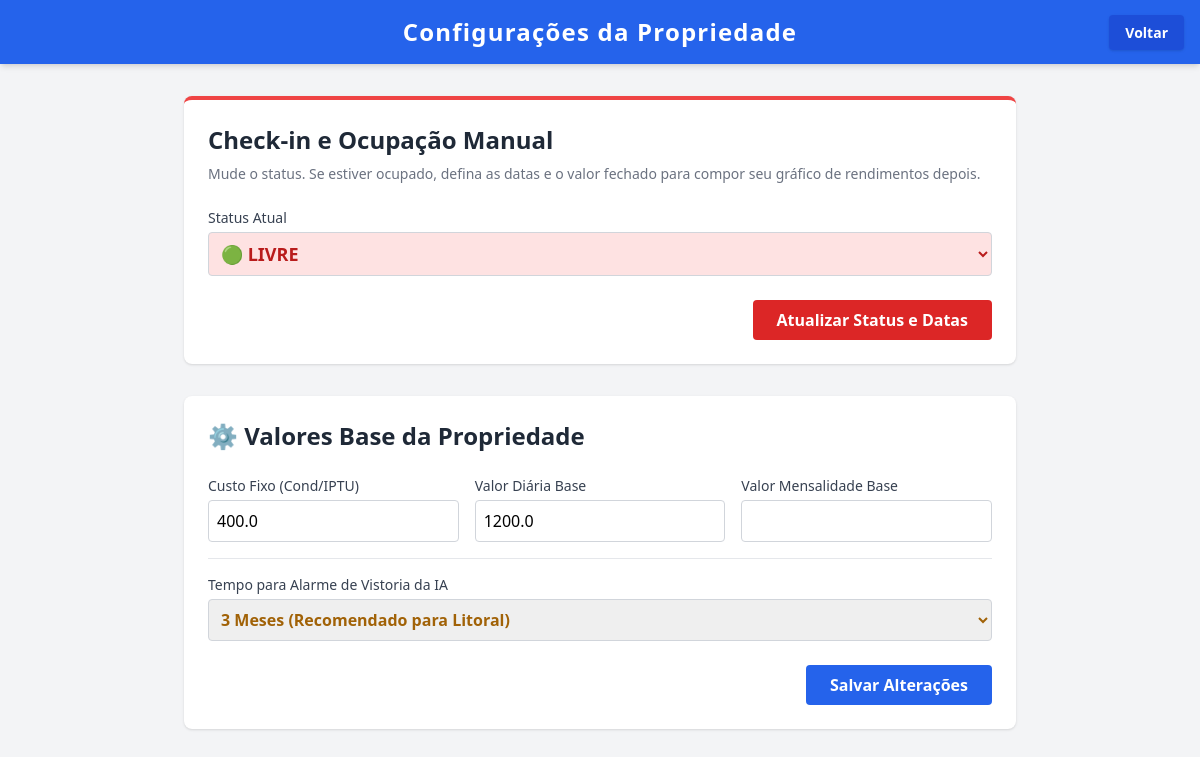
The app's page /propriedade/3/editar with its own data.
### app/models/base.py (models this page shows)
class Propriedade(Base):
    __tablename__ = "propriedades"
    id = Column(Integer, primary_key=True, index=True)
    nome = Column(String, index=True)
    tipo = Column(String) # Flat, Residencial, Galpao, Sala, Outros
    tipo_aluguel = Column(String) # Curto_prazo, Longo_prazo
    regiao = Column(String)
    bairro = Column(String) # Novo campo de Bairro
    descricao = Column(String, nullable=True) # Novo campo de descricao do imovel
    fotos = Column(String, nullable=True) # Links de fotos separados por virgula
    link_ical = Column(String, nullable=True) # Link do Airbnb etc
    custo_fixo_mensal = Column(Float, default=0.0) # Condominio + IPTU
    valor_diaria = Column(Float, nullable=True)
    valor_mensalidade = Column(Float, nullable=True)
    alerta_frequencia_meses = Column(Integer, default=3) # 3, 4, 5 ou 6 meses
    data_ultima_vistoria = Column(DateTime, default=datetime.datetime.utcnow) # Reseta quando o usuario marca como resolvido
    pdf_wifi_rede = Column(String, default="SincroWifi")
    pdf_wifi_senha = Column(String, default="12345678")
    pdf_regras_casa = Column(String, default="Horário de Silêncio: Das 22h às 08h.\nProibido festas.")
    pdf_guia_uso = Column(String, default="Ar Condicionado: Manter em 23 graus.")
    pdf_contatos_emergencia = Column(String, default="Anfitrião: (11) 99999-9999\nSAMU: 192")
    dono_id = Column(Integer, ForeignKey("usuarios.id"))
    dono = relationship("Usuario", back_populates="propriedades")
    gastos = relationship("Gasto", back_populates="propriedade")
    reservas = relationship("Reserva", back_populates="propriedade", cascade="all, delete-orphan")

### app/main.py (the view)
@app.get("/propriedade/{propriedade_id}/editar", response_class=HTMLResponse)
async def editar_propriedade_form(request: Request, propriedade_id: int, db: Session = Depends(get_db)):
    propriedade = db.query(Propriedade).filter(Propriedade.id == propriedade_id).first()
    if not propriedade:
        return RedirectResponse(url="/", status_code=303)
    return templates.TemplateResponse("editar_propriedade.html", {"request": request, "propriedade": propriedade})

### app/templates/editar_propriedade.html (shortened to what this page needs)
<!DOCTYPE html>
<html lang="pt-BR">
<head>
    <script src="https://cdn.tailwindcss.com"></script>
</head>
<body class="bg-gray-100 min-h-screen">
    <nav class="bg-blue-600 p-4 text-white flex justify-center items-center shadow-md relative">
        <h1 class="text-2xl font-bold tracking-wider">Configurações da Propriedade</h1>
        <div class="absolute right-4">
            <a href="/propriedade/{{ propriedade.id }}" class="bg-blue-700 hover:bg-blue-800 px-4 py-2 rounded text-sm font-bold shadow transition">Voltar</a>
        </div>
    </nav>
    <main class="p-8 max-w-4xl mx-auto space-y-8">
        <div class="bg-white rounded-lg shadow p-6 border-t-4 border-red-500">
            <h2 class="text-2xl font-bold text-gray-800 mb-2">Check-in e Ocupação Manual</h2>
            <p class="text-sm text-gray-500 mb-6">Mude o status. Se estiver ocupado, defina as datas e o valor fechado para compor seu gráfico de rendimentos depois.</p>
            <form action="/propriedade/{{ propriedade.id }}/ocupacao" method="POST" class="space-y-4">
                <div>
                    <label class="block text-sm font-medium text-gray-700">Status Atual</label>
                    <select name="status" id="status" onchange="toggleOcupacao()" class="mt-1 w-full p-2 border border-gray-300 rounded focus:border-blue-500 font-bold text-lg {% if propriedade.status == 'Livre' %}bg-green-100 text-green-700{% else %}bg-red-100 text-red-700{% endif %}">
                        <option value="Livre" {% if propriedade.status == 'Livre' %}selected{% endif %}>🟢 LIVRE</option>
                    </select>
                </div>
                <div class="pt-2 text-right">
                    <button type="submit" class="bg-red-600 text-white px-6 py-2 rounded font-bold hover:bg-red-700">Atualizar Status e Datas</button>
                </div>
            </form>
        </div>
        <div class="bg-white rounded-lg shadow p-6">
            <h2 class="text-2xl font-bold text-gray-800 mb-6">⚙️ Valores Base da Propriedade</h2>
            <form action="/propriedade/{{ propriedade.id }}/editar" method="POST" class="space-y-4">
                <div class="grid grid-cols-3 gap-4">
                    <div>
                        <label class="block text-sm font-medium text-gray-700">Custo Fixo (Cond/IPTU)</label>
                        <input type="number" step="0.01" name="custo_fixo_mensal" value="{{ propriedade.custo_fixo_mensal }}" class="mt-1 w-full p-2 border border-gray-300 rounded">
                    </div>
                    <div>
                        <label class="block text-sm font-medium text-gray-700">Valor Diária Base</label>
                        <input type="number" step="0.01" name="valor_diaria" value="{{ propriedade.valor_diaria or '' }}" class="mt-1 w-full p-2 border border-gray-300 rounded">
                    </div>
                    <div>
                        <label class="block text-sm font-medium text-gray-700">Valor Mensalidade Base</label>
                        <input type="number" step="0.01" name="valor_mensalidade" value="{{ propriedade.valor_mensalidade or '' }}" class="mt-1 w-full p-2 border border-gray-300 rounded">
                    </div>
                </div>
                <div class="pt-4 border-t">
                    <label class="block text-sm font-medium text-gray-700">Tempo para Alarme de Vistoria da IA</label>
                    <select name="alerta_frequencia_meses" class="mt-1 w-full p-2 border border-gray-300 rounded focus:border-blue-500 font-bold text-yellow-700">
                        <option value="3" {% if propriedade.alerta_frequencia_meses == 3 %}selected{% endif %}>3 Meses (Recomendado para Litoral)</option>
                    </select>
                </div>
                <div class="pt-2 text-right">
                    <button type="submit" class="bg-blue-600 text-white px-6 py-2 rounded font-bold hover:bg-blue-700">Salvar Alterações</button>
                </div>
            </form>
        </div>
    </main>
</body>
</html>

### records on screen
Propriedade: custo_fixo_mensal "400.0", valor_diaria "1200.0", alerta_frequencia_meses "3 Meses (Recomendado para Litoral)"
